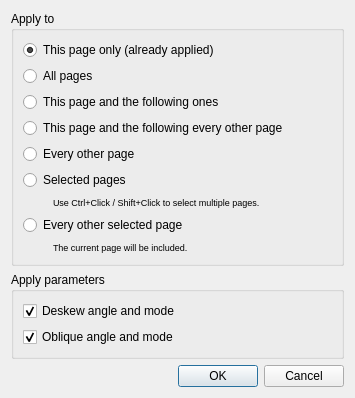
<?xml version="1.0" encoding="UTF-8"?>
<ui version="4.0">
 <class>deskew::ApplyDialog</class>
 <widget class="QDialog" name="deskew::ApplyDialog">
  <property name="windowModality">
   <enum>Qt::WindowModal</enum>
  </property>
  <property name="geometry">
   <rect>
    <x>0</x>
    <y>0</y>
    <width>355</width>
    <height>307</height>
   </rect>
  </property>
  <layout class="QVBoxLayout" name="verticalLayout_3">
   <item>
    <widget class="QGroupBox" name="groupBox_2">
     <property name="title">
      <string>Apply to</string>
     </property>
     <layout class="QVBoxLayout" name="verticalLayout_2">
      <item>
       <widget class="QRadioButton" name="thisPageRB">
        <property name="text">
         <string>This page only (already applied)</string>
        </property>
        <property name="checked">
         <bool>true</bool>
        </property>
       </widget>
      </item>
      <item>
       <widget class="QRadioButton" name="allPagesRB">
        <property name="text">
         <string>All pages</string>
        </property>
       </widget>
      </item>
      <item>
       <widget class="QRadioButton" name="thisPageAndFollowersRB">
        <property name="text">
         <string>This page and the following ones</string>
        </property>
       </widget>
      </item>
      <item>
       <widget class="QRadioButton" name="thisEveryOtherRB">
        <property name="text">
         <string extracomment="All odd or even pages, depending on the current page being odd or even.">This page and the following every other page</string>
        </property>
       </widget>
      </item>
      <item>
       <widget class="QRadioButton" name="everyOtherRB">
        <property name="text">
         <string extracomment="All odd or even pages, depending on the current page being odd or even.">Every other page</string>
        </property>
       </widget>
      </item>
      <item>
       <widget class="QRadioButton" name="selectedPagesRB">
        <property name="text">
         <string>Selected pages</string>
        </property>
       </widget>
      </item>
      <item>
       <layout class="QHBoxLayout" name="horizontalLayout_2">
        <item>
         <spacer name="horizontalSpacer_7">
          <property name="orientation">
           <enum>Qt::Horizontal</enum>
          </property>
          <property name="sizeType">
           <enum>QSizePolicy::Fixed</enum>
          </property>
          <property name="sizeHint" stdset="0">
           <size>
            <width>30</width>
            <height>13</height>
           </size>
          </property>
         </spacer>
        </item>
        <item>
         <widget class="QLabel" name="selectedPagesHint">
          <property name="font">
           <font>
            <pointsize>7</pointsize>
           </font>
          </property>
          <property name="text">
           <string>Use Ctrl+Click / Shift+Click to select multiple pages.</string>
          </property>
         </widget>
        </item>
       </layout>
      </item>
      <item>
       <widget class="QRadioButton" name="everyOtherSelectedRB">
        <property name="text">
         <string>Every other selected page</string>
        </property>
       </widget>
      </item>
      <item>
       <layout class="QHBoxLayout" name="horizontalLayout">
        <item>
         <spacer name="horizontalSpacer_6">
          <property name="orientation">
           <enum>Qt::Horizontal</enum>
          </property>
          <property name="sizeType">
           <enum>QSizePolicy::Fixed</enum>
          </property>
          <property name="sizeHint" stdset="0">
           <size>
            <width>30</width>
            <height>13</height>
           </size>
          </property>
         </spacer>
        </item>
        <item>
         <widget class="QLabel" name="everyOtherSelectedHint">
          <property name="font">
           <font>
            <pointsize>7</pointsize>
           </font>
          </property>
          <property name="text">
           <string>The current page will be included.</string>
          </property>
         </widget>
        </item>
       </layout>
      </item>
     </layout>
    </widget>
   </item>
   <item>
    <widget class="QGroupBox" name="applyPartsGroupBox">
     <property name="title">
      <string>Apply parameters</string>
     </property>
     <layout class="QVBoxLayout" name="verticalLayout_apply_parts">
      <item>
       <widget class="QCheckBox" name="applyDeskewCheckBox">
        <property name="text">
         <string>Deskew angle and mode</string>
        </property>
        <property name="checked">
         <bool>true</bool>
        </property>
       </widget>
      </item>
      <item>
       <widget class="QCheckBox" name="applyObliqueCheckBox">
        <property name="text">
         <string>Oblique angle and mode</string>
        </property>
        <property name="checked">
         <bool>true</bool>
        </property>
       </widget>
      </item>
     </layout>
    </widget>
   </item>
   <item>
    <spacer name="verticalSpacer">
     <property name="orientation">
      <enum>Qt::Vertical</enum>
     </property>
     <property name="sizeHint" stdset="0">
      <size>
       <width>20</width>
       <height>0</height>
      </size>
     </property>
    </spacer>
   </item>
   <item>
    <widget class="QDialogButtonBox" name="buttonBox">
     <property name="orientation">
      <enum>Qt::Horizontal</enum>
     </property>
     <property name="standardButtons">
      <set>QDialogButtonBox::Cancel|QDialogButtonBox::Ok</set>
     </property>
    </widget>
   </item>
  </layout>
 </widget>
 <resources/>
 <connections>
  <connection>
   <sender>buttonBox</sender>
   <signal>rejected()</signal>
   <receiver>deskew::ApplyDialog</receiver>
   <slot>reject()</slot>
   <hints>
    <hint type="sourcelabel">
     <x>316</x>
     <y>260</y>
    </hint>
    <hint type="destinationlabel">
     <x>286</x>
     <y>274</y>
    </hint>
   </hints>
  </connection>
 </connections>
</ui>
